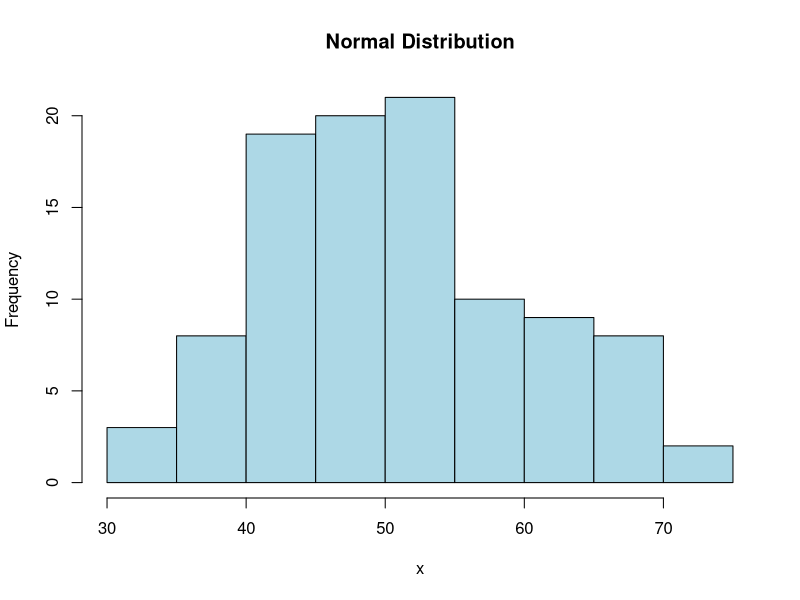
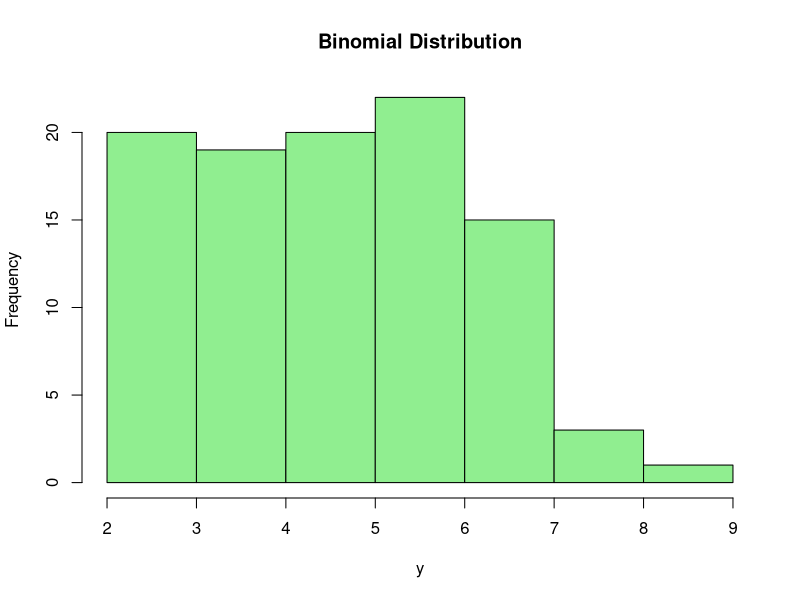
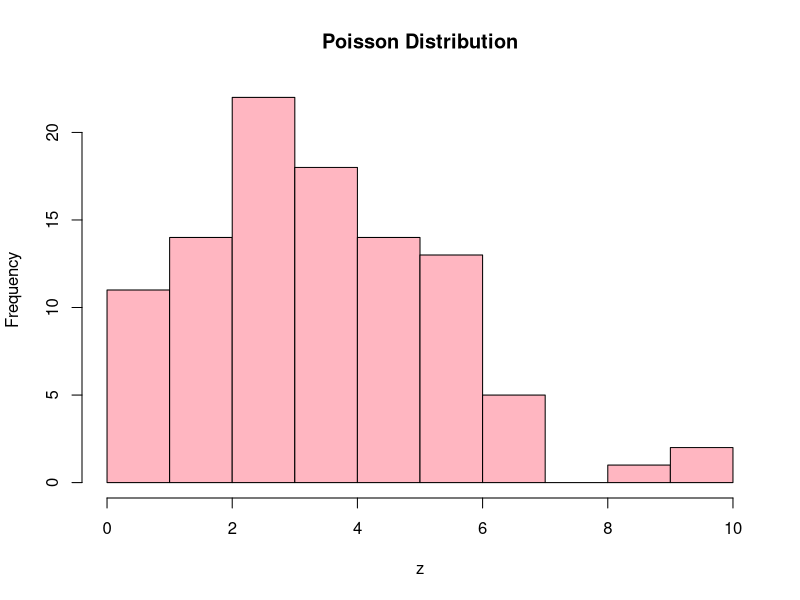
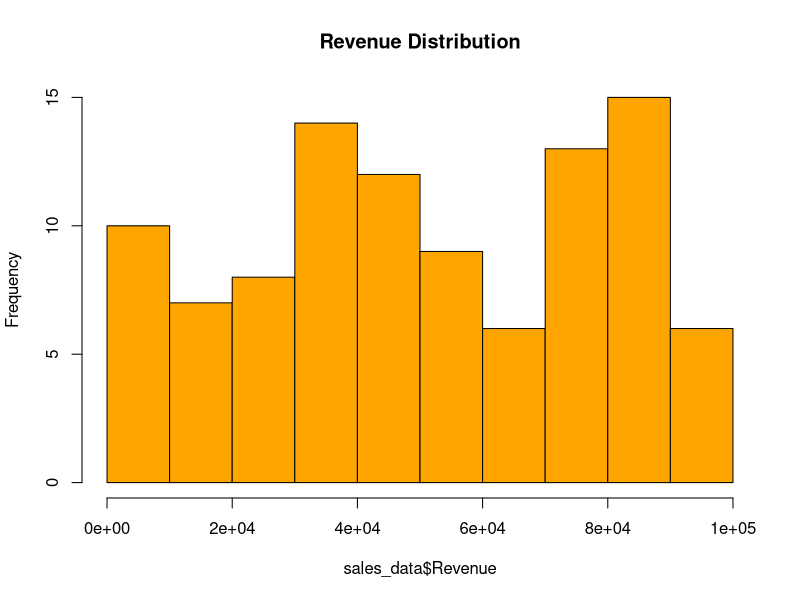
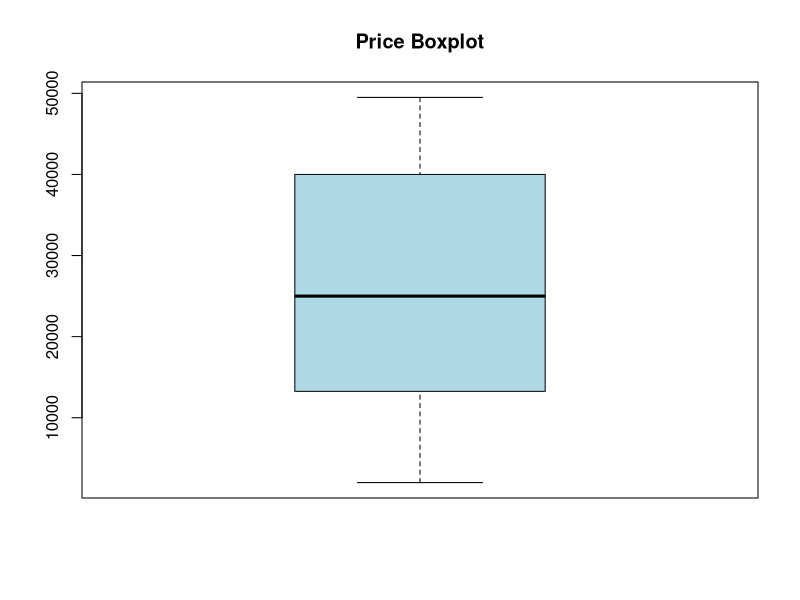
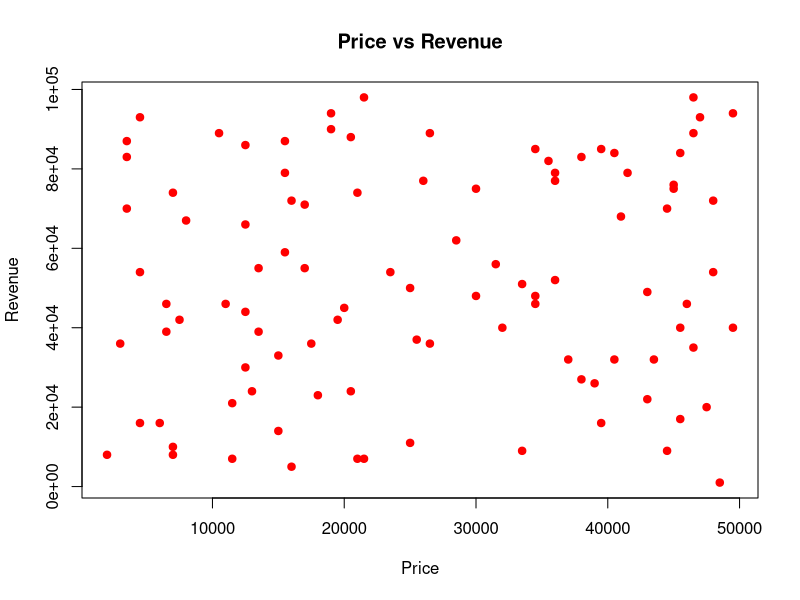

Recreate these plots in R, in order.
# ================= Assignment 7 =================
# Correlation, Probability Distributions & Univariate Analysis

# Example dataset
set.seed(123)
sales_data <- data.frame(
  OrderID = 1:100,
  Price = sample(seq(500,50000,500),100,replace=TRUE),
  Revenue = sample(seq(1000,100000,1000),100,replace=TRUE),
  Quantity = sample(1:10,100,replace=TRUE)
)

# ---------------- Q1: Correlation ----------------
# Correlation between Price and Revenue
cor_price_revenue <- cor(sales_data$Price, sales_data$Revenue)
print(paste("Correlation between Price and Revenue:", cor_price_revenue))

# Correlation between Quantity and Revenue
cor_qty_revenue <- cor(sales_data$Quantity, sales_data$Revenue)
print(paste("Correlation between Quantity and Revenue:", cor_qty_revenue))

# ---------------- Q2: Probability Distributions ----------------
# Normal Distribution
x <- rnorm(100, mean=50, sd=10)
hist(x, main="Normal Distribution", col="lightblue")

# Binomial Distribution
y <- rbinom(100, size=10, prob=0.5)
hist(y, main="Binomial Distribution", col="lightgreen")

# Poisson Distribution
z <- rpois(100, lambda=4)
hist(z, main="Poisson Distribution", col="lightpink")

# ---------------- Q3: Univariate Analysis ----------------
# Summary statistics for Price
summary(sales_data$Price)

# Mean, Median, Variance, Standard Deviation
mean_price <- mean(sales_data$Price)
median_price <- median(sales_data$Price)
var_price <- var(sales_data$Price)
sd_price <- sd(sales_data$Price)

cat("Mean:", mean_price, "\n")
cat("Median:", median_price, "\n")
cat("Variance:", var_price, "\n")
cat("Standard Deviation:", sd_price, "\n")

# ---------------- Q4: Frequency Distribution ----------------
# Frequency table for Quantity
qty_freq <- table(sales_data$Quantity)
print(qty_freq)

# Relative frequency (proportions)
qty_prop <- prop.table(qty_freq)
print(round(qty_prop, 2))

# ---------------- Q5: Visualization ----------------
# Histogram of Revenue
hist(sales_data$Revenue, main="Revenue Distribution", col="orange")

# Boxplot of Pricehttp://127.0.0.1:46809/graphics/2e78ebe4-aac3-435a-a256-6ce9f7157c2c.png
boxplot(sales_data$Price, main="Price Boxplot", col="lightblue")

# Scatter plot: Price vs Revenue
plot(sales_data$Price, sales_data$Revenue,
     main="Price vs Revenue",
     xlab="Price", ylab="Revenue",
     col="red", pch=19)
